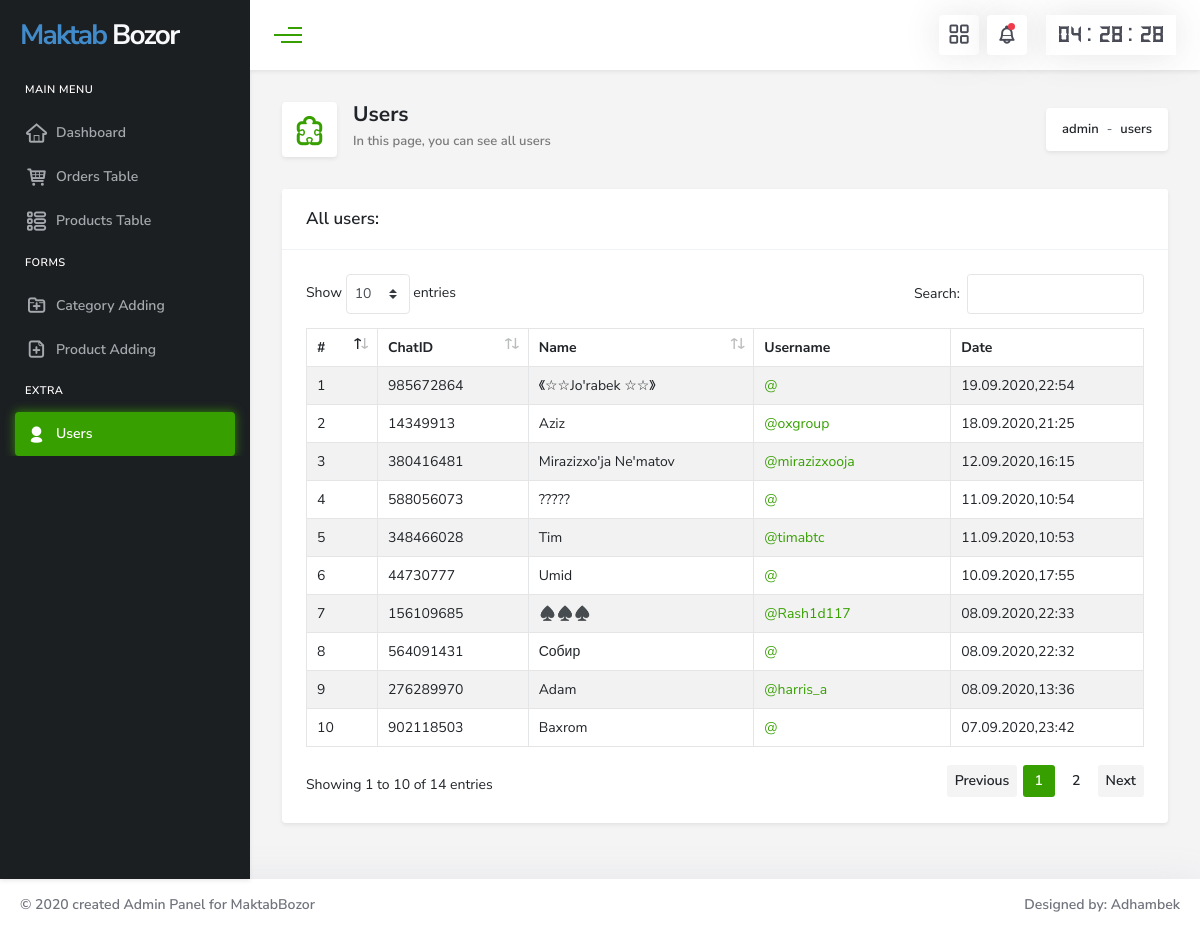
Page /admin/users.php (signed in) on the committed database.
### tables this page shows
CREATE TABLE `profile` (
  `id` int(11) NOT NULL,
  `chat_id` int(30) NOT NULL,
  `username` varchar(300) NOT NULL,
  `first_name` varchar(300) NOT NULL,
  `date` varchar(30) NOT NULL
);

### admin/include/db_connect.php (called while the page is built, shortened)
<?php
class Database
{
    public $db;
    private $dbHost = DB_HOST;
    private $dbUsername = DB_USER;
    private $dbPassword = DB_PASS;
    private $dbName = DB_NAME;
    public function __construct()
    {
        if (!isset($this->db)) {
            try {
                $conn = new PDO("mysql:host=" . $this->dbHost . ";dbname=" . $this->dbName.";charset=utf8mb4", $this->dbUsername, $this->dbPassword);
                $conn->setAttribute(PDO::ATTR_ERRMODE, PDO::ERRMODE_EXCEPTION);
                $this->db = $conn;
            } catch (PDOException $e) {
                die("Failed to connect with MySQL: " . $e->getMessage());
            }
        }
    }
}

### admin/include/db_operations.php (called while the page is built, shortened)
<?php
class Operation extends Database
{
    public function selectall($table)
    {
        $sql = "SELECT * FROM " . $table . " ORDER BY id DESC";
        return $stmt = $this->db->query($sql);
    }
}

### admin/users.php (the view, shortened to what this page needs)
<?php require_once 'include/db_connect.php';?>
<?php require_once 'include/db_operations.php';?>
<?php require_once 'include/function.php';?>
<!doctype html>
<html lang="en">
<head>
    <link href="assets/plugins/bootstrap/css/bootstrap.min.css" rel="stylesheet">
    <link href="assets/plugins/metisMenu/metisMenu.min.css" rel="stylesheet">
    <link href="assets/plugins/fontawesome/css/all.min.css" rel="stylesheet">
    <link href="assets/plugins/typicons/src/typicons.min.css" rel="stylesheet">
    <link href="assets/plugins/themify-icons/themify-icons.min.css" rel="stylesheet">
    <link href="assets/plugins/datatables/dataTables.bootstrap4.min.css" rel="stylesheet">
    <link href="assets/dist/css/style.css" rel="stylesheet">
</head>
<body>
    <div class="wrapper">
        <?php $page = 'users';require_once 'page-section/sidebar.php'?>
        <div class="content-wrapper">
            <div class="main-content">
                <?php require_once 'page-section/header.php'?>
                <div class="content-header row align-items-center m-0">
                    <nav aria-label="breadcrumb" class="col-sm-4 order-sm-last mb-3 mb-sm-0 p-0 ">
                        <ol class="breadcrumb d-inline-flex font-weight-600 fs-13 bg-white mb-0 float-sm-right">
                        </ol>
                    </nav>
                    <div class="col-sm-8 header-title p-0">
                        <div class="media">
                            <div class="header-icon text-success mr-3"><i class="typcn typcn-puzzle-outline"></i></div>
                            <div class="media-body">
                                <h1 class="font-weight-bold">Users</h1>
                                <small>In this page, you can see all users</small>
                            </div>
                        </div>
                    </div>
                </div>
                <div class="body-content">
                    <div class="card mb-4">
                        <div class="card-header">
                            <div class="d-flex justify-content-between align-items-center">
                                <div>
                                    <h6 class="fs-17 font-weight-600 mb-0">All users:</h6>
                                </div>
                            </div>
                        </div>
                        <div class="card-body">
                   <div class="table-responsive">
                   <table id="example" class="table table-striped table-bordered" style="width:100%">
                                <thead>
                                    <tr>
                                        <th>#</th>
                                        <th>ChatID</th>
                                        <th>Name</th>
                                        <th>Username</th>
                                        <th>Date</th>
                                    </tr>
                                </thead>
                                <tbody>
                                <?php
$obj = new Operation();
$stmt = $obj->selectall("profile");
$num = 0;
while ($rows = $stmt->fetch()) {
    $chat_id = $rows["chat_id"];
    $username = $rows["username"];
    $first_name = $rows["first_name"];
    $date = $rows["date"];
    $num++;
    ?>
                                    <tr>
                                        <td><?php echo $num; ?></td>
                                        <td><?php echo $chat_id; ?></td>
                                        <td><?php echo $first_name; ?></td>
                                        <td><a href="https://t.me/<?php echo $username; ?>"><?php echo '@' . $username; ?></a></td>
                                        <td><?php echo $date ?></td>
                                    </tr>
                                    <?php }?>
                                </tbody>
                            </table>
</div>
                        </div>
                    </div>
                </div>
            </div>
        </div>
    </div>
    <?php require_once 'page-section/footer.php'?>
</body>
</html>

### rows in the picture
profile: chat "985672864", first_name "《☆☆Jo'rabek ☆☆》", date "19.09.2020,22:54"
profile: chat "14349913", first_name "Aziz", username "oxgroup", date "18.09.2020,21:25"
profile: chat "380416481", first_name "Mirazizxo'ja Ne'matov", username "mirazizxooja", date "12.09.2020,16:15"
profile: chat "588056073", first_name "?????", date "11.09.2020,10:54"
profile: chat "348466028", first_name "Tim", username "timabtc", date "11.09.2020,10:53"
profile: chat "44730777", first_name "Umid", date "10.09.2020,17:55"
profile: chat "156109685", first_name "♠️♠️♠️", username "Rash1d117", date "08.09.2020,22:33"
profile: chat "564091431", first_name "Собир", date "08.09.2020,22:32"
profile: chat "276289970", first_name "Adam", username "harris_a", date "08.09.2020,13:36"
profile: chat "902118503", first_name "Baxrom", date "07.09.2020,23:42"

### other values in the picture
$rep1 "admin"
$rep1 "users"
